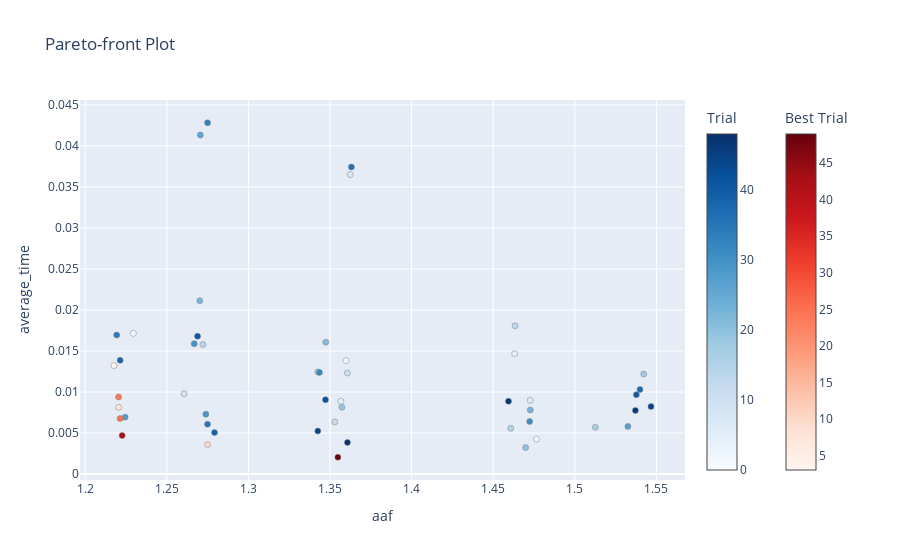

Here is the notebook cell this chart was saved with:
### Markdown cell above
## Visualize Hypercube study results

### Code cell
plot_pareto_front(hypercube_study, target_names=['aaf', 'average_time'])

### Figure 1 — Plotly figure (JSON) as saved in the notebook; plotly's stock layout.template omitted (floating-point values rounded to 4 significant figures)
{"data": [{"hovertemplate": "%{text}<extra>Trial</extra>", "marker": {"color": [0, 1, 2, 4, 5, 6, 7, 9, 11, 12, 13, 14, 15, 16, 17, 18, 19, 20, 21, 22, 23, 26, 27, 28, 29, 30, 31, 32, 33, 34, 35, 36, 37, 38, 39, 40, 41, 42, 44, 45, 46, 47, 48], "colorbar": {"title": {"text": "Trial"}}, "colorscale": [[0, "rgb(247,251,255)"], [0.125, "rgb(222,235,247)"], [0.25, "rgb(198,219,239)"], [0.375, "rgb(158,202,225)"], [0.5, "rgb(107,174,214)"], [0.625, "rgb(66,146,198)"], [0.75, "rgb(33,113,181)"], [0.875, "rgb(8,81,156)"], [1, "rgb(8,48,107)"]], "line": {"color": "Grey", "width": 0.5}}, "mode": "markers", "showlegend": false, "text": ["{<br>  \"number\": 0,<br>  \"values\": [<br>    1.2294878174879826,<br>    0.017161739999999995<br>  ],<br>  \"params\": {<br>    \"model\": \"model_dense_1.keras\",<br>    \"k\": 8,<br>    \"M\": 13,<br>    \"window_size\": 0.3380375279630569<br>  }<br>}", "{<br>  \"number\": 1,<br>  \"values\": [<br>    1.3598066930696882,<br>    0.013829440000000002<br>  ],<br>  \"params\": {<br>    \"model\": \"model_dense_43.keras\",<br>    \"k\": 8,<br>    \"M\": 88,<br>    \"window_size\": 0.9834470456417957<br>  }<br>}", "{<br>  \"number\": 2,<br>  \"values\": [<br>    1.4765510732634153,<br>    0.004268780000000001<br>  ],<br>  \"params\": {<br>    \"model\": \"model_conv_46.keras\",<br>    \"k\": 4,<br>    \"M\": 44,<br>    \"window_size\": 0.5824115086662383<br>  }<br>}", "{<br>  \"number\": 4,<br>  \"values\": [<br>    1.356643962323033,<br>    0.008877379999999997<br>  ],<br>  \"params\": {<br>    \"model\": \"model_dense_43.keras\",<br>    \"k\": 3,<br>    \"M\": 81,<br>    \"window_size\": 0.03216886526933036<br>  }<br>}", "{<br>  \"number\": 5,<br>  \"values\": [<br>    1.4631377733750244,<br>    0.014669589999999996<br>  ],<br>  \"params\": {<br>    \"model\": \"model_conv_46.keras\",<br>    \"k\": 8,<br>    \"M\": 54,<br>    \"window_size\": 0.6578930026401334<br>  }<br>}", "{<br>  \"number\": 6,<br>  \"values\": [<br>    1.4726633914395573,<br>    0.008987369999999998<br>  ],<br>  \"params\": {<br>    \"model\": \"model_conv_46.keras\",<br>    \"k\": 6,<br>    \"M\": 80,<br>    \"window_size\": 0.4019180428790731<br>  }<br>}", "{<br>  \"number\": 7,<br>  \"values\": [<br>    1.3624430680339616,<br>    0.03650381000000001<br>  ],<br>  \"params\": {<br>    \"model\": \"model_dense_43.keras\",<br>    \"k\": 10,<br>    \"M\": 45,<br>    \"window_size\": 0.8639177811257001<br>  }<br>}", "{<br>  \"number\": 9,<br>  \"values\": [<br>    1.2606186100861947,<br>    0.00979317<br>  ],<br>  \"params\": {<br>    \"model\": \"model_conv_19.keras\",<br>    \"k\": 7,<br>    \"M\": 96,<br>    \"window_size\": 0.5267289602825778<br>  }<br>}", "{<br>  \"number\": 11,<br>  \"values\": [<br>    1.3606418356381207,<br>    0.012322099999999997<br>  ],<br>  \"params\": {<br>    \"model\": \"model_dense_43.keras\",<br>    \"k\": 7,<br>    \"M\": 78,<br>    \"window_size\": 0.22773767524138688<br>  }<br>}", "{<br>  \"number\": 12,<br>  \"values\": [<br>    1.352930939736605,<br>    0.006361859999999998<br>  ],<br>  \"params\": {<br>    \"model\": \"model_dense_43.keras\",<br>    \"k\": 5,<br>    \"M\": 26,<br>    \"window_size\": 0.7200461552122244<br>  }<br>}", "{<br>  \"number\": 13,<br>  \"values\": [<br>    1.463394471374056,<br>    0.018075599999999994<br>  ],<br>  \"params\": {<br>    \"model\": \"model_conv_46.keras\",<br>    \"k\": 9,<br>    \"M\": 50,<br>    \"window_size\": 0.8796652030682813<br>  }<br>}", "{<br>  \"number\": 14,<br>  \"values\": [<br>    1.2721172555821363,<br>    0.01579213<br>  ],<br>  \"params\": {<br>    \"model\": \"model_conv_19.keras\",<br>    \"k\": 8,<br>    \"M\": 71,<br>    \"window_size\": 0.8932246206727652<br>  }<br>}", "{<br>  \"number\": 15,<br>  \"values\": [<br>    1.4608067525758204,<br>    0.005573009999999998<br>  ],<br>  \"params\": {<br>    \"model\": \"model_conv_46.keras\",<br>    \"k\": 5,<br>    \"M\": 90,<br>    \"window_size\": 0.4589211739085755<br>  }<br>}", "{<br>  \"number\": 16,<br>  \"values\": [<br>    1.342461520035423,<br>    0.012461310000000001<br>  ],<br>  \"params\": {<br>    \"model\": \"model_conv_12.keras\",<br>    \"k\": 7,<br>    \"M\": 79,<br>    \"window_size\": 0.7760442388882292<br>  }<br>}", "{<br>  \"number\": 17,<br>  \"values\": [<br>    1.5126087346399777,<br>    0.005707350000000003<br>  ],<br>  \"params\": {<br>    \"model\": \"model_dense_26.keras\",<br>    \"k\": 5,<br>    \"M\": 63,<br>    \"window_size\": 0.4864158090416297<br>  }<br>}", "{<br>  \"number\": 18,<br>  \"values\": [<br>    1.5422373794032793,<br>    0.012194539999999999<br>  ],<br>  \"params\": {<br>    \"model\": \"model_dense_26.keras\",<br>    \"k\": 8,<br>    \"M\": 86,<br>    \"window_size\": 0.5676320191620999<br>  }<br>}", "{<br>  \"number\": 19,<br>  \"values\": [<br>    1.3572751108043297,<br>    0.008136370000000002<br>  ],<br>  \"params\": {<br>    \"model\": \"model_dense_43.keras\",<br>    \"k\": 5,<br>    \"M\": 10,<br>    \"window_size\": 0.3941669107120581<br>  }<br>}", "{<br>  \"number\": 20,<br>  \"values\": [<br>    1.4698915102989716,<br>    0.0032335100000000015<br>  ],<br>  \"params\": {<br>    \"model\": \"model_conv_46.keras\",<br>    \"k\": 2,<br>    \"M\": 98,<br>    \"window_size\": 0.49655138075439004<br>  }<br>}", "{<br>  \"number\": 21,<br>  \"values\": [<br>    1.347433712747184,<br>    0.01608063<br>  ],<br>  \"params\": {<br>    \"model\": \"model_conv_12.keras\",<br>    \"k\": 9,<br>    \"M\": 66,<br>    \"window_size\": 0.8780406983594675<br>  }<br>}", "{<br>  \"number\": 22,<br>  \"values\": [<br>    1.2702267842819348,<br>    0.02113642<br>  ],<br>  \"params\": {<br>    \"model\": \"model_conv_19.keras\",<br>    \"k\": 9,<br>    \"M\": 63,<br>    \"window_size\": 0.590590753526537<br>  }<br>}", "{<br>  \"number\": 23,<br>  \"values\": [<br>    1.4727347056935483,<br>    0.007810240000000001<br>  ],<br>  \"params\": {<br>    \"model\": \"model_conv_46.keras\",<br>    \"k\": 5,<br>    \"M\": 36,<br>    \"window_size\": 0.9586478149815268<br>  }<br>}", "{<br>  \"number\": 26,<br>  \"values\": [<br>    1.2705381541501766,<br>    0.04132977<br>  ],<br>  \"params\": {<br>    \"model\": \"model_conv_19.keras\",<br>    \"k\": 10,<br>    \"M\": 66,<br>    \"window_size\": 0.46121126990614086<br>  }<br>}", "{<br>  \"number\": 27,<br>  \"values\": [<br>    1.53251765815683,<br>    0.005807359999999999<br>  ],<br>  \"params\": {<br>    \"model\": \"model_dense_26.keras\",<br>    \"k\": 5,<br>    \"M\": 94,<br>    \"window_size\": 0.5309360652621081<br>  }<br>}", "{<br>  \"number\": 28,<br>  \"values\": [<br>    1.2244487722460917,<br>    0.006941850000000002<br>  ],<br>  \"params\": {<br>    \"model\": \"model_dense_1.keras\",<br>    \"k\": 2,<br>    \"M\": 94,<br>    \"window_size\": 0.21792892224180563<br>  }<br>}", "{<br>  \"number\": 29,<br>  \"values\": [<br>    1.2739335190220935,<br>    0.007300949999999997<br>  ],<br>  \"params\": {<br>    \"model\": \"model_conv_19.keras\",<br>    \"k\": 3,<br>    \"M\": 94,<br>    \"window_size\": 0.0567543842397501<br>  }<br>}", "{<br>  \"number\": 30,<br>  \"values\": [<br>    1.2667894356509841,<br>    0.015888340000000004<br>  ],<br>  \"params\": {<br>    \"model\": \"model_conv_19.keras\",<br>    \"k\": 9,<br>    \"M\": 52,<br>    \"window_size\": 0.10741334221407028<br>  }<br>}", "{<br>  \"number\": 31,<br>  \"values\": [<br>    1.4723760543838946,<br>    0.0064129999999999986<br>  ],<br>  \"params\": {<br>    \"model\": \"model_conv_46.keras\",<br>    \"k\": 5,<br>    \"M\": 73,<br>    \"window_size\": 0.7504139532275009<br>  }<br>}", "{<br>  \"number\": 32,<br>  \"values\": [<br>    1.34352984799811,<br>    0.01239836999999999<br>  ],<br>  \"params\": {<br>    \"model\": \"model_conv_12.keras\",<br>    \"k\": 8,<br>    \"M\": 95,<br>    \"window_size\": 0.6916643377639723<br>  }<br>}", "{<br>  \"number\": 33,<br>  \"values\": [<br>    1.2749720168516867,<br>    0.04282559<br>  ],<br>  \"params\": {<br>    \"model\": \"model_conv_19.keras\",<br>    \"k\": 10,<br>    \"M\": 88,<br>    \"window_size\": 0.6319580257357014<br>  }<br>}", "{<br>  \"number\": 34,<br>  \"values\": [<br>    1.2192781165167106,<br>    0.016952289999999995<br>  ],<br>  \"params\": {<br>    \"model\": \"model_dense_1.keras\",<br>    \"k\": 9,<br>    \"M\": 51,<br>    \"window_size\": 0.5451778347953496<br>  }<br>}", "{<br>  \"number\": 35,<br>  \"values\": [<br>    1.2749588789961341,<br>    0.006090630000000001<br>  ],<br>  \"params\": {<br>    \"model\": \"model_conv_19.keras\",<br>    \"k\": 4,<br>    \"M\": 100,<br>    \"window_size\": 0.36454511552544516<br>  }<br>}", "{<br>  \"number\": 36,<br>  \"values\": [<br>    1.36311242540067,<br>    0.037427319999999986<br>  ],<br>  \"params\": {<br>    \"model\": \"model_dense_43.keras\",<br>    \"k\": 10,<br>    \"M\": 45,<br>    \"window_size\": 0.25225313470930877<br>  }<br>}", "{<br>  \"number\": 37,<br>  \"values\": [<br>    1.5399541179698069,<br>    0.01030163<br>  ],<br>  \"params\": {<br>    \"model\": \"model_dense_26.keras\",<br>    \"k\": 4,<br>    \"M\": 65,<br>    \"window_size\": 0.48736429767551676<br>  }<br>}", "{<br>  \"number\": 38,<br>  \"values\": [<br>    1.2214212714124537,<br>    0.013871100000000008<br>  ],<br>  \"params\": {<br>    \"model\": \"model_dense_1.keras\",<br>    \"k\": 8,<br>    \"M\": 74,<br>    \"window_size\": 0.8639743595591504<br>  }<br>}", "{<br>  \"number\": 39,<br>  \"values\": [<br>    1.2792391314621974,<br>    0.00505505<br>  ],<br>  \"params\": {<br>    \"model\": \"model_conv_19.keras\",<br>    \"k\": 2,<br>    \"M\": 29,<br>    \"window_size\": 0.10699092161777747<br>  }<br>}", "{<br>  \"number\": 40,<br>  \"values\": [<br>    1.537731761600282,<br>    0.009671249999999998<br>  ],<br>  \"params\": {<br>    \"model\": \"model_dense_26.keras\",<br>    \"k\": 6,<br>    \"M\": 51,<br>    \"window_size\": 0.9224224117770076<br>  }<br>}", "{<br>  \"number\": 41,<br>  \"values\": [<br>    1.2688370713025698,<br>    0.016811390000000006<br>  ],<br>  \"params\": {<br>    \"model\": \"model_conv_19.keras\",<br>    \"k\": 8,<br>    \"M\": 76,<br>    \"window_size\": 0.6343889080305924<br>  }<br>}", "{<br>  \"number\": 42,<br>  \"values\": [<br>    1.347234340491104,<br>    0.009066759999999998<br>  ],<br>  \"params\": {<br>    \"model\": \"model_conv_12.keras\",<br>    \"k\": 5,<br>    \"M\": 86,<br>    \"window_size\": 0.7019105283412654<br>  }<br>}", "{<br>  \"number\": 44,<br>  \"values\": [<br>    1.3425234373996997,<br>    0.005239660000000002<br>  ],<br>  \"params\": {<br>    \"model\": \"model_conv_12.keras\",<br>    \"k\": 3,<br>    \"M\": 49,<br>    \"window_size\": 0.4439924333912712<br>  }<br>}", "{<br>  \"number\": 45,<br>  \"values\": [<br>    1.546704079525005,<br>    0.008229840000000006<br>  ],<br>  \"params\": {<br>    \"model\": \"model_dense_26.keras\",<br>    \"k\": 7,<br>    \"M\": 61,<br>    \"window_size\": 0.8305576749098839<br>  }<br>}", "{<br>  \"number\": 46,<br>  \"values\": [<br>    1.537150880579295,<br>    0.007761520000000001<br>  ],<br>  \"params\": {<br>    \"model\": \"model_dense_26.keras\",<br>    \"k\": 7,<br>    \"M\": 31,<br>    \"window_size\": 0.6071409130994986<br>  }<br>}", "{<br>  \"number\": 47,<br>  \"values\": [<br>    1.459378762887225,<br>    0.008880940000000002<br>  ],<br>  \"params\": {<br>    \"model\": \"model_conv_46.keras\",<br>    \"k\": 8,<br>    \"M\": 74,<br>    \"window_size\": 0.6666297499363335<br>  }<br>}", "{<br>  \"number\": 48,<br>  \"values\": [<br>    1.3607015556802353,<br>    0.00385263<br>  ],<br>  \"params\": {<br>    \"model\": \"model_dense_43.keras\",<br>    \"k\": 7,<br>    \"M\": 90,<br>    \"window_size\": 0.6639455657654231<br>  }<br>}"], "type": "scatter", "x": [1.229, 1.36, 1.477, 1.357, 1.463, 1.473, 1.362, 1.261, 1.361, 1.353, 1.463, 1.272, 1.461, 1.342, 1.513, 1.542, 1.357, 1.47, 1.347, 1.27, 1.473, 1.271, 1.533, 1.224, 1.274, 1.267, 1.472, 1.344, 1.275, 1.219, 1.275, 1.363, 1.54, 1.221, 1.279, 1.538, 1.269, 1.347, 1.343, 1.547, 1.537, 1.459, 1.361], "y": [0.01716, 0.01383, 0.004269, 0.008877, 0.01467, 0.008987, 0.0365, 0.009793, 0.01232, 0.006362, 0.01808, 0.01579, 0.005573, 0.01246, 0.005707, 0.01219, 0.008136, 0.003234, 0.01608, 0.02114, 0.00781, 0.04133, 0.005807, 0.006942, 0.007301, 0.01589, 0.006413, 0.0124, 0.04283, 0.01695, 0.006091, 0.03743, 0.0103, 0.01387, 0.005055, 0.009671, 0.01681, 0.009067, 0.00524, 0.00823, 0.007762, 0.008881, 0.003853]}, {"hovertemplate": "%{text}<extra>Best Trial</extra>", "marker": {"color": [3, 8, 10, 24, 25, 43, 49], "colorbar": {"title": {"text": "Best Trial"}, "x": 1.1, "xpad": 40}, "colorscale": [[0, "rgb(255,245,240)"], [0.125, "rgb(254,224,210)"], [0.25, "rgb(252,187,161)"], [0.375, "rgb(252,146,114)"], [0.5, "rgb(251,106,74)"], [0.625, "rgb(239,59,44)"], [0.75, "rgb(203,24,29)"], [0.875, "rgb(165,15,21)"], [1, "rgb(103,0,13)"]], "line": {"color": "Grey", "width": 0.5}}, "mode": "markers", "showlegend": false, "text": ["{<br>  \"number\": 3,<br>  \"values\": [<br>    1.2176417254593472,<br>    0.013224399999999999<br>  ],<br>  \"params\": {<br>    \"model\": \"model_dense_1.keras\",<br>    \"k\": 6,<br>    \"M\": 87,<br>    \"window_size\": 0.3245806943132081<br>  }<br>}", "{<br>  \"number\": 8,<br>  \"values\": [<br>    1.2205153118487573,<br>    0.00812019<br>  ],<br>  \"params\": {<br>    \"model\": \"model_dense_1.keras\",<br>    \"k\": 4,<br>    \"M\": 11,<br>    \"window_size\": 0.9225102974036616<br>  }<br>}", "{<br>  \"number\": 10,<br>  \"values\": [<br>    1.2749578092315483,<br>    0.0035873899999999985<br>  ],<br>  \"params\": {<br>    \"model\": \"model_conv_19.keras\",<br>    \"k\": 2,<br>    \"M\": 58,<br>    \"window_size\": 0.5762007443870133<br>  }<br>}", "{<br>  \"number\": 24,<br>  \"values\": [<br>    1.2204518124145651,<br>    0.009401259999999998<br>  ],<br>  \"params\": {<br>    \"model\": \"model_dense_1.keras\",<br>    \"k\": 6,<br>    \"M\": 44,<br>    \"window_size\": 0.21347906548983225<br>  }<br>}", "{<br>  \"number\": 25,<br>  \"values\": [<br>    1.221396937309805,<br>    0.006781179999999998<br>  ],<br>  \"params\": {<br>    \"model\": \"model_dense_1.keras\",<br>    \"k\": 5,<br>    \"M\": 55,<br>    \"window_size\": 0.792302820217333<br>  }<br>}", "{<br>  \"number\": 43,<br>  \"values\": [<br>    1.2226471505237209,<br>    0.0047069500000000005<br>  ],<br>  \"params\": {<br>    \"model\": \"model_dense_1.keras\",<br>    \"k\": 6,<br>    \"M\": 100,<br>    \"window_size\": 0.9578479683856898<br>  }<br>}", "{<br>  \"number\": 49,<br>  \"values\": [<br>    1.3548290056593453,<br>    0.00205317<br>  ],<br>  \"params\": {<br>    \"model\": \"model_dense_43.keras\",<br>    \"k\": 3,<br>    \"M\": 67,<br>    \"window_size\": 0.420092695618134<br>  }<br>}"], "type": "scatter", "x": [1.218, 1.221, 1.275, 1.22, 1.221, 1.223, 1.355], "y": [0.01322, 0.00812, 0.003587, 0.009401, 0.006781, 0.004707, 0.002053]}], "layout": {"title": {"text": "Pareto-front Plot"}, "xaxis": {"title": {"text": "aaf"}}, "yaxis": {"title": {"text": "average_time"}}}}
